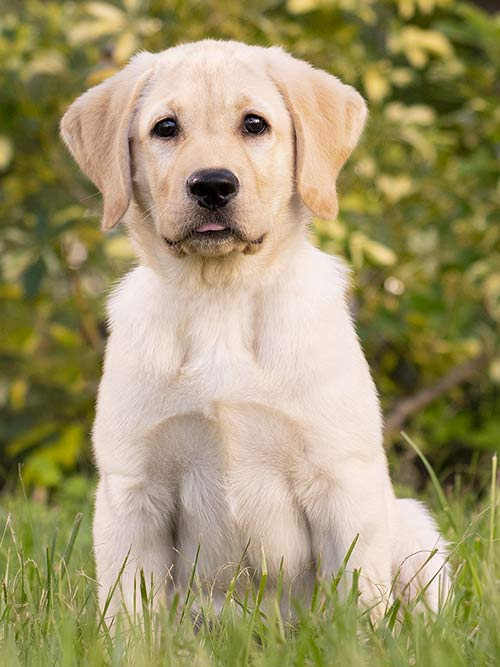
#> input picture assets/img1.jpg, 500 x 667 px, found by its file name
$ python image_compression.py
#> lines starting #> are read from the running program, lines starting #| are printed output that depends on the picture; long printed decimals are rounded
import cv2
import numpy as np
import math

def get_u(v, sigma):
    u = []
    for i in range(len(v)):
        ui = (1/sigma[i])*np.dot(A_float64, v[:,i])
        u.append(ui)

    return np.transpose(np.array(u))


def get_v(u, sigma):
    v = []
    for i in range(len(u)):
        vi = (1/sigma[i])*np.dot(A_float64.transpose(), u[:,i])
        v.append(vi)

    return np.transpose(np.array(v))


def recreate_approx_image(sigma, u, v, k):
    B = np.zeros((m,n))
    A_hat = np.zeros((m, n), dtype=np.uint8)

    for i in range(k):
        B = np.add(B, sigma[i]*np.outer(u[:, i], v[:, i]))

    for i in range(len(B)):
        for j in range(len(B[0])):
            if B[i][j] > 255:
                A_hat[i][j] = 255
            elif B[i][j] < 0:
                A_hat[i][j] = 0
            else:
                A_hat[i][j] = B[i][j]

    return A_hat


def get_error(A, A_hat):
    B = A - A_hat
    return math.sqrt(np.dot(B.transpose(), B).trace())


A = cv2.imread("assets\img1.jpg")
#> A is the input picture: shape (667, 500, 3); mean B, G, R 108.8, 149.9, 160.6
A = cv2.cvtColor(A, cv2.COLOR_BGR2GRAY)
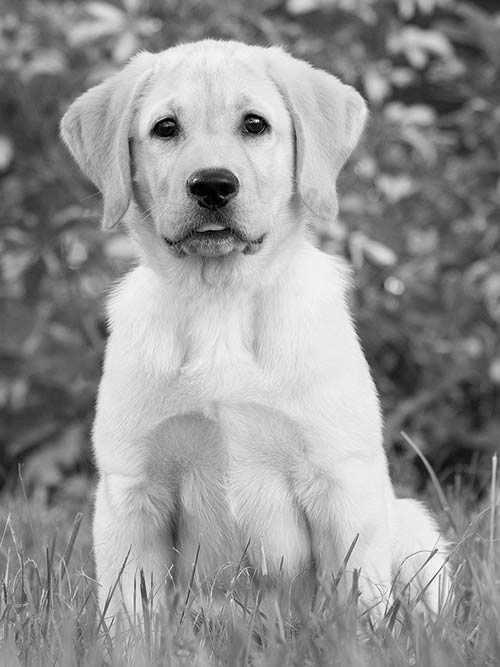
#> A: shape (667, 500); min 0, max 254, mean 148.4
A_float64 = np.array(A, dtype=np.float64)

k = 5

m = np.shape(A_float64)[0]
#> m = 667
n = np.shape(A_float64)[1]
#> n = 500

print("row = ", m)
#| row =  667
print("col = ", n)
#| col =  500

if (m > n):
    AtA = np.dot(A_float64.transpose(),A_float64)
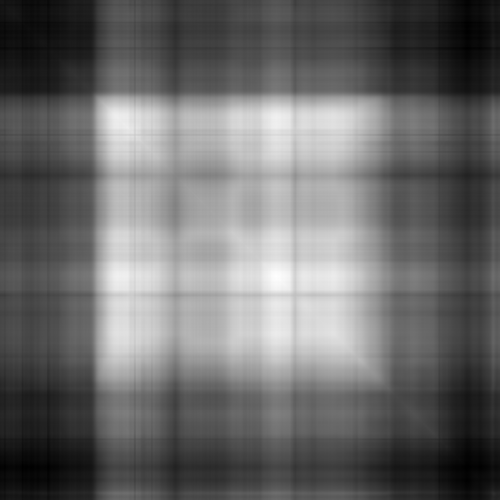
#> AtA: shape (500, 500) float64; min 6211799, max 26761998, mean 14828908; drawn with min black and max white
    sigma, v = np.linalg.eig(AtA)
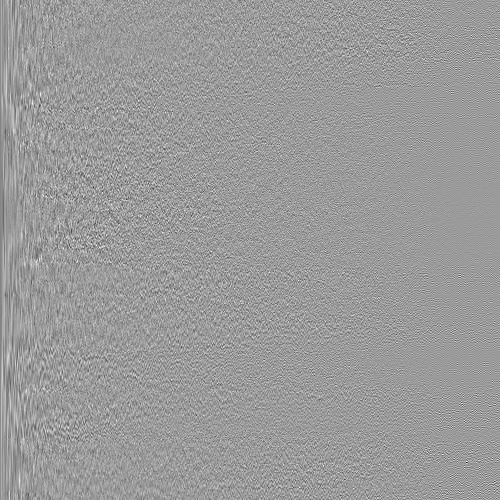
#> v: shape (500, 500) float64; min -0.374, max 0.242, mean -8.66e-05; drawn with min black and max white
#> sigma = 500 values, max 7.81e+09 at index 0, min 5.01 at index 450, mean 16721343.6
    u = get_u(v, sigma)
#> after the loop in get_u, `for i in range(len(v)):`: u = 500 items
#> in get_u, `return np.transpose(np.array(u))`:
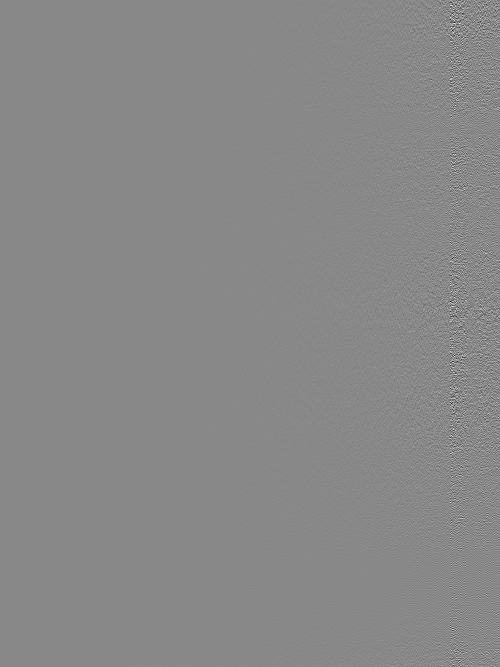
#> returned value: shape (667, 500) float64; min -0.0678, max 0.0586, mean 7.07e-08; drawn with min black and max white

# [10 lines of commented-out code are left out]


else:
    AAt = np.dot(A_float64, A_float64.transpose())
    sigma, u = np.linalg.eig(AAt)
    v = get_v(u, sigma)

# [10 lines of commented-out code are left out]


A_hat = recreate_approx_image(sigma, u, v, k)
#> the loop in recreate_approx_image, `for i in range(k):` made 5 passes
#> pass 1, in recreate_approx_image, `B = np.add(B, sigma[i]*np.outer(u[:, i], v[:, i]))`:
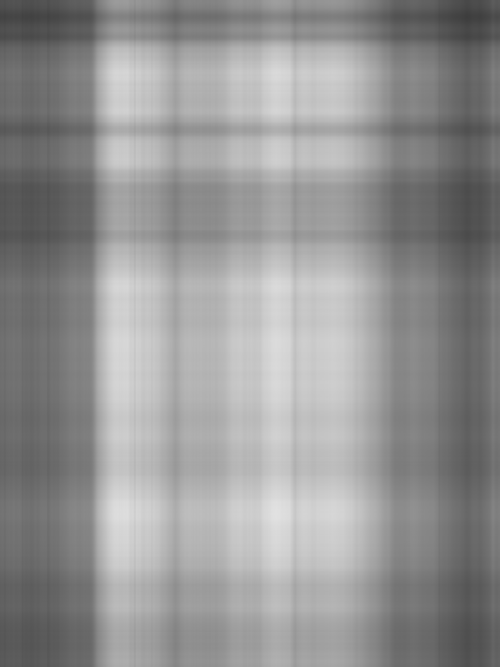
#> B: shape (667, 500) float64; min 61.75, max 225.9, mean 148.2
#> after the loop in recreate_approx_image, `for i in range(k):`:
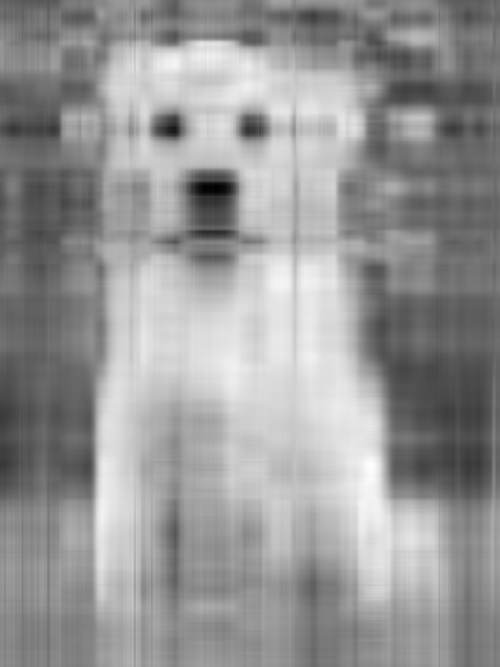
#> B: shape (667, 500) float64; min -15.32, max 261, mean 148.4; drawn with min black and max white
error = get_error(A_float64, A_hat)
#> in get_error, `B = A - A_hat`:
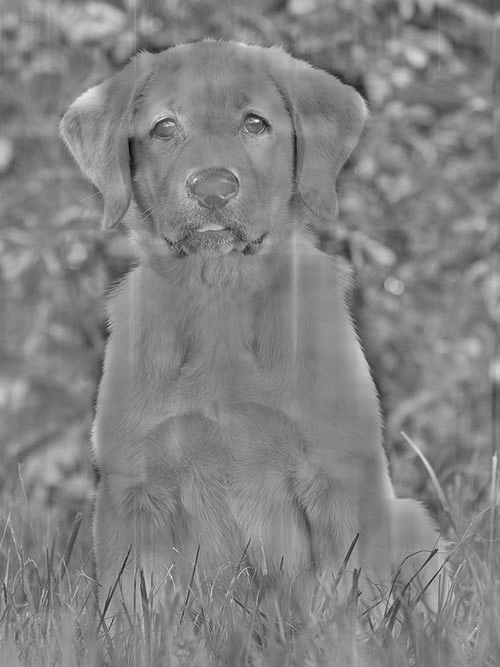
#> B: shape (667, 500) float64; min -160, max 151, mean 0.5; drawn with min black and max white
#> error = 13553.5
print(error)
#| 13553.542

cv2.imshow("A", A)
cv2.imshow("A_hat", A_hat)

cv2.imwrite('original.png', A)
cv2.imwrite('compressed{}.png'.format(k), A_hat)


cv2.waitKey(0)
cv2.destroyAllWindows()

$ run again, with assets/img2.jpg copied over assets/img1.jpg
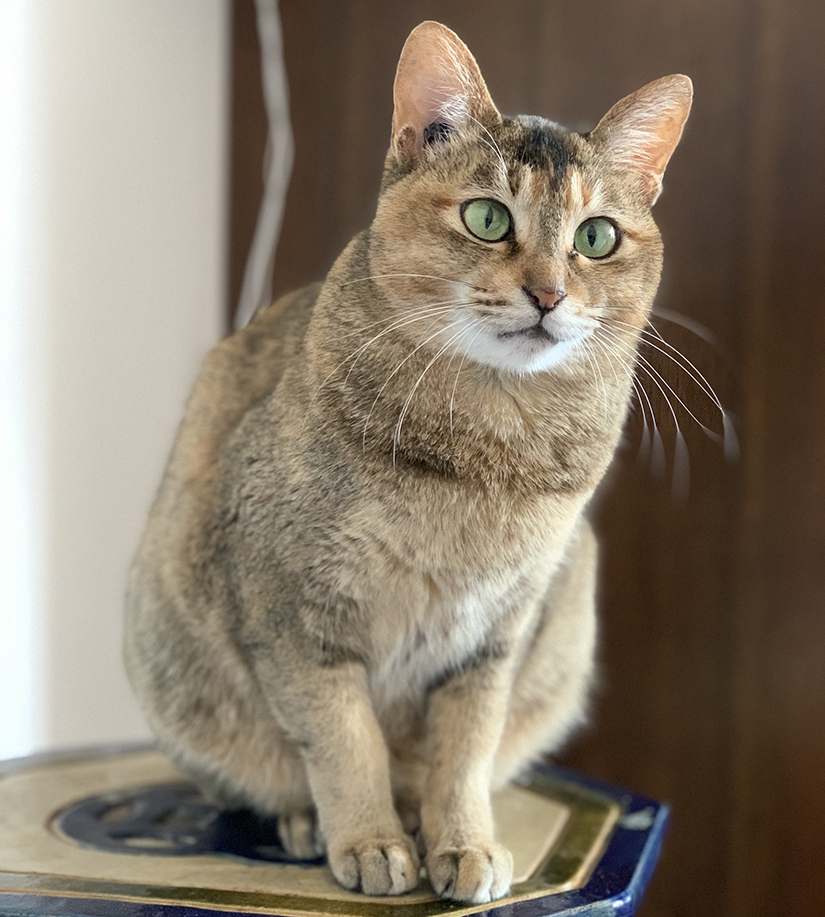
#> input picture assets/img2.jpg, 825 x 917 px, found by its file name
#> A is the input picture: shape (917, 825, 3); mean B, G, R 108.4, 124.6, 136.5
#> A: shape (917, 825)
#| row =  917
#| col =  825
#> `sigma, v = np.linalg.eig(AtA)`:
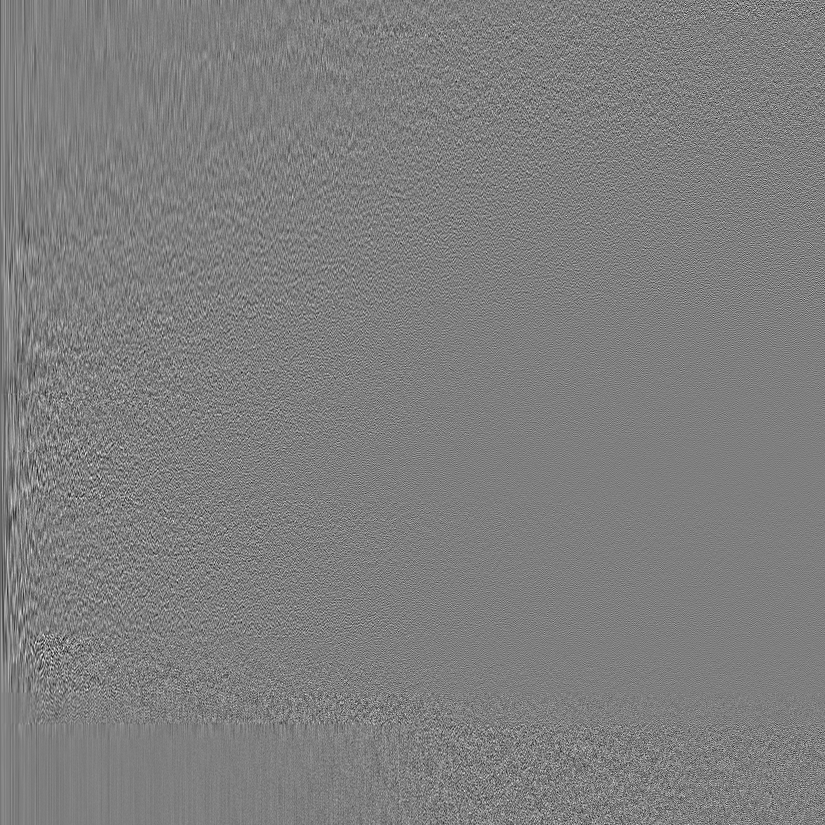
#> v: shape (825, 825) float64; min -0.226, max 0.227, mean -3.38e-05; drawn with min black and max white
#> sigma = 825 values, max 1.4e+10 at index 0, min 6.7 at index 685, mean 18370679.9
#> after the loop in get_u, `for i in range(len(v)):`: u = 825 items
#> in get_error, `B = A - A_hat`:
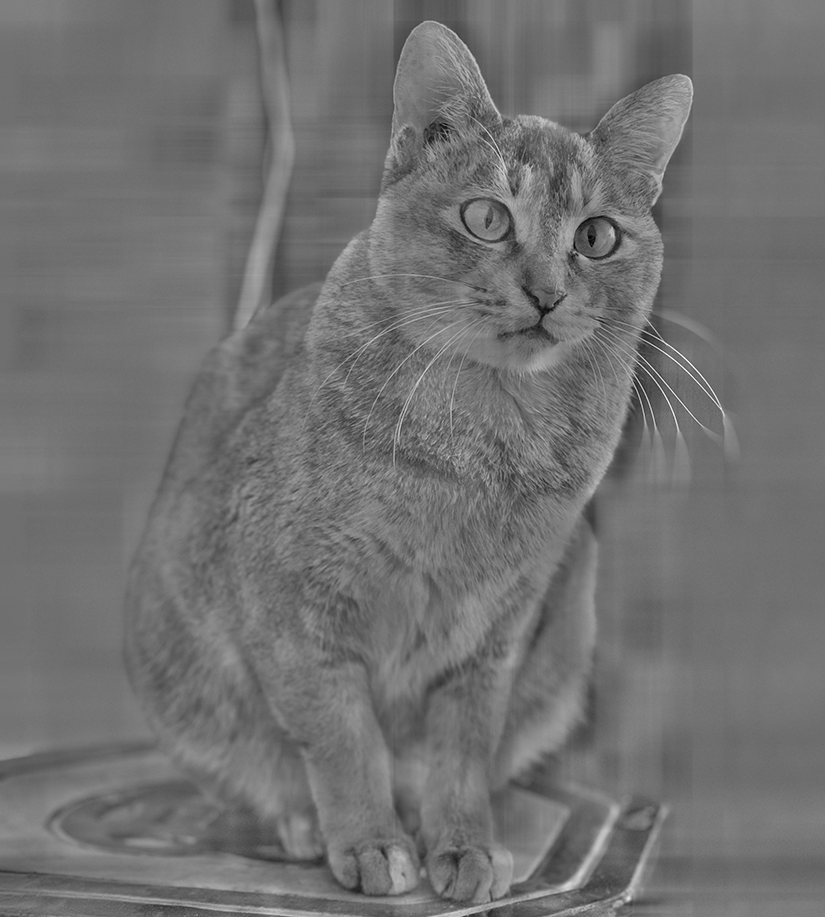
#> B: shape (917, 825) float64; min -167, max 209, mean 0.6; drawn with min black and max white
#> error = 19469.3
#| 19469.321
